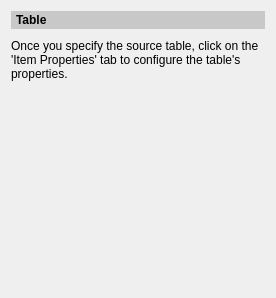
<?xml version="1.0" encoding="UTF-8"?>
<ui version="4.0">
 <class>TableDataSourceEditor</class>
 <widget class="QWidget" name="TableDataSourceEditor">
  <property name="geometry">
   <rect>
    <x>0</x>
    <y>0</y>
    <width>276</width>
    <height>298</height>
   </rect>
  </property>
  <property name="windowTitle">
   <string>Table Data Source Editor</string>
  </property>
  <layout class="QGridLayout" name="gridLayout">
   <property name="verticalSpacing">
    <number>10</number>
   </property>
   <item row="1" column="0" colspan="2">
    <layout class="QVBoxLayout" name="vl_notification"/>
   </item>
   <item row="0" column="0" colspan="2">
    <widget class="QLabel" name="label_4">
     <property name="styleSheet">
      <string notr="true">padding: 2px; font-weight: bold; background-color: rgb(200, 200, 200);</string>
     </property>
     <property name="text">
      <string>Table</string>
     </property>
    </widget>
   </item>
   <item row="4" column="1">
    <spacer name="verticalSpacer">
     <property name="orientation">
      <enum>Qt::Vertical</enum>
     </property>
     <property name="sizeHint" stdset="0">
      <size>
       <width>20</width>
       <height>118</height>
      </size>
     </property>
    </spacer>
   </item>
   <item row="3" column="0" colspan="2">
    <widget class="ReferencedTableEditor" name="ref_table" native="true"/>
   </item>
   <item row="2" column="0" colspan="2">
    <widget class="QLabel" name="label">
     <property name="minimumSize">
      <size>
       <width>0</width>
       <height>30</height>
      </size>
     </property>
     <property name="text">
      <string>Once you specify the source table, click on the 'Item Properties' tab to configure the table's properties.</string>
     </property>
     <property name="scaledContents">
      <bool>false</bool>
     </property>
     <property name="wordWrap">
      <bool>true</bool>
     </property>
    </widget>
   </item>
  </layout>
 </widget>
 <customwidgets>
  <customwidget>
   <class>ReferencedTableEditor</class>
   <extends>QWidget</extends>
   <header>.referenced_table_editor</header>
   <container>1</container>
  </customwidget>
 </customwidgets>
 <resources/>
 <connections/>
</ui>
